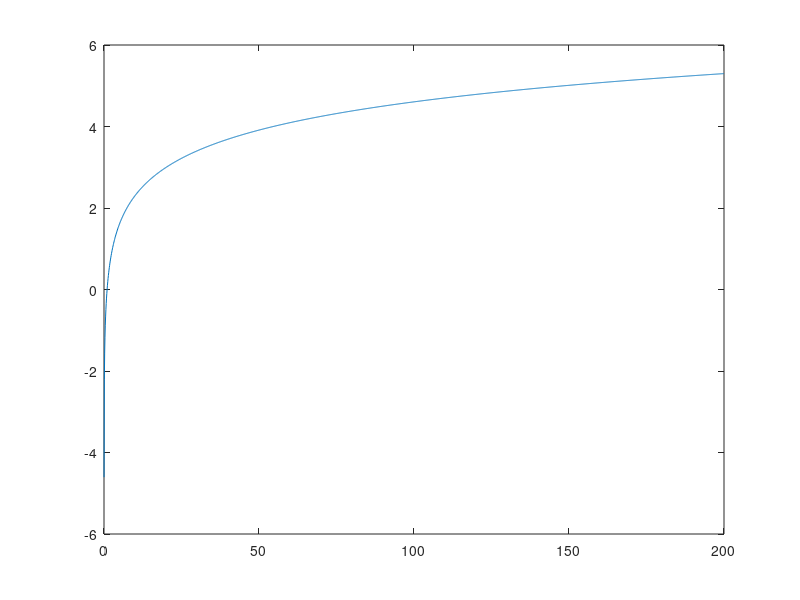

The MATLAB source for this figure:
clear();
data = load('handsSpeed.txt');

[x,y] = size(data);

xaxis = 1: x;

count = 0;
for i = 1:x
    if(data(i)>200)
        count = count+ 1;
    end
end

a = count / x;
x = 0.01:0.1:200;
%z = zeros(500);

z=zeros(1,1999);
yl = log(x);
y = diff(log(x));
for i = 2:1999
    z(i)= y(i)-y(i-1);
end
w = 1:1999;
plot(w , z);
plot(x, yl);

